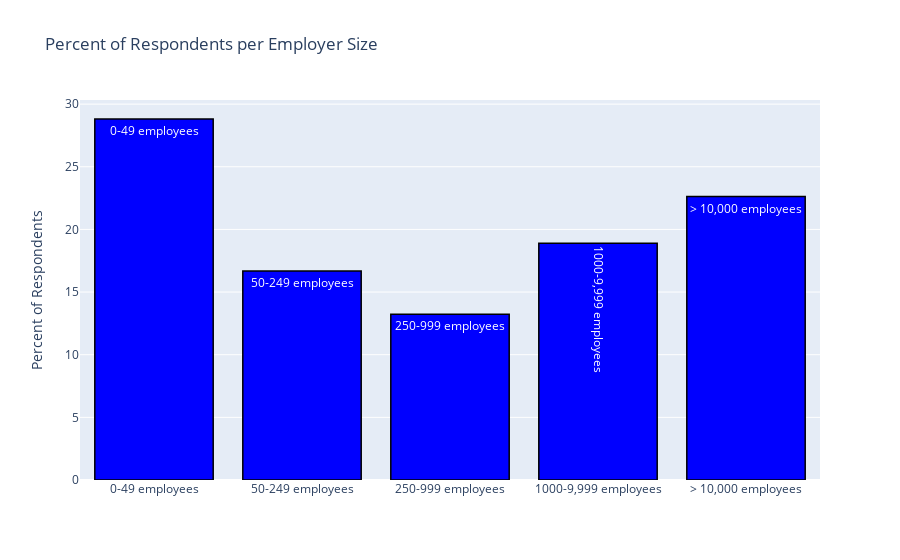

The code cell stored with this chart in its notebook:
### Code cell
question_number = 'Q6'
title='Percent of Respondents per Employer Size'
in_order = ["0-49 employees","50-249 employees","250-999 employees","1000-9,999 employees","> 10,000 employees"]
plot_unsorted_multiple_choice(question_number,data,data_with_question_on_top,title,y_axis_title,in_order,percent_instead_of_count=True)

### Figure 1 — Plotly figure (JSON) as saved in the notebook; plotly's stock layout.template omitted (floating-point values rounded to 4 significant figures)
{"data": [{"marker": {"color": "blue", "line": {"color": "black", "width": 1.5}}, "name": "Kaggle Survey 2019", "text": ["0-49 employees", "> 10,000 employees", "1000-9,999 employees", "50-249 employees", "250-999 employees"], "type": "bar", "x": ["0-49 employees", "> 10,000 employees", "1000-9,999 employees", "50-249 employees", "250-999 employees"], "y": [28.81, 22.62, 18.91, 16.67, 13.22]}], "layout": {"barmode": "group", "showlegend": false, "title": {"text": "Percent of Respondents per Employer Size"}, "xaxis": {"categoryarray": ["0-49 employees", "50-249 employees", "250-999 employees", "1000-9,999 employees", "> 10,000 employees"], "categoryorder": "array", "type": "category"}, "yaxis": {"title": {"text": "Percent of Respondents"}}}}
